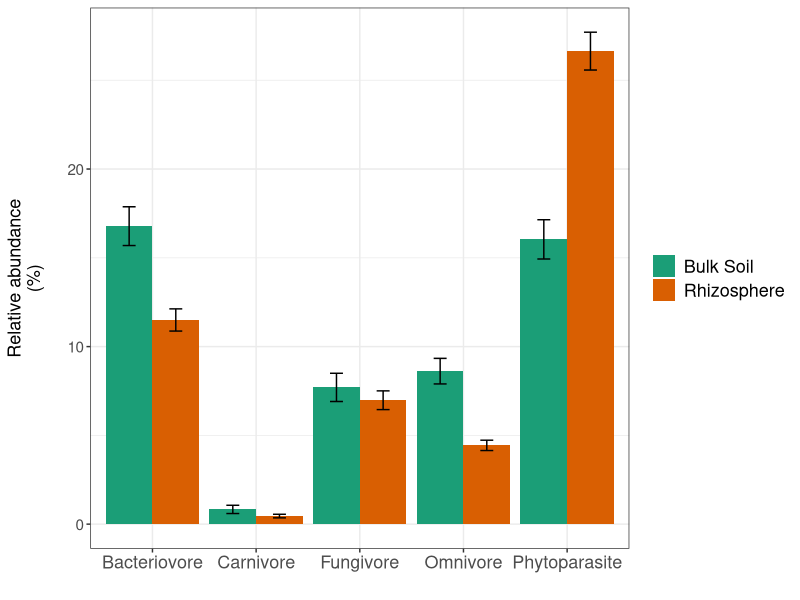
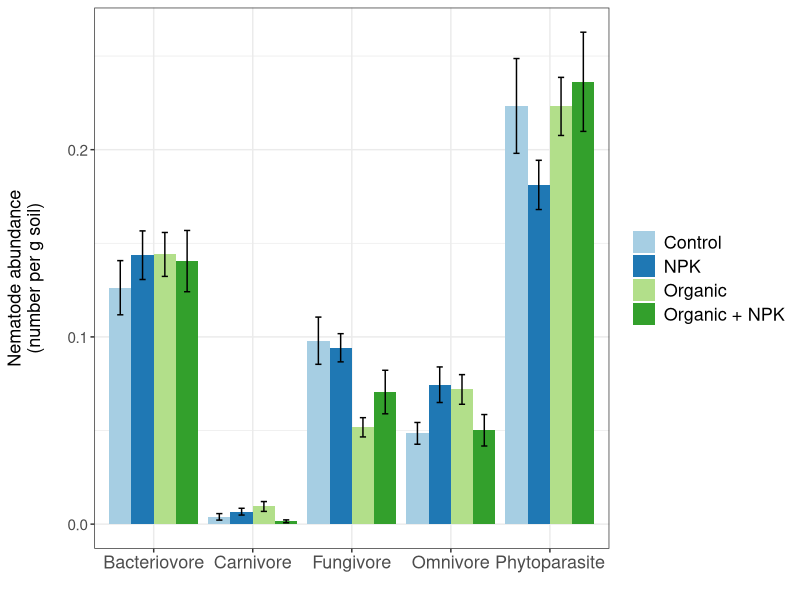

Here is the R script that generated these plots, in order: (Note: this script raises an error after producing the figures.)
#########################################
# Nematodes in a Niayes Gardens (NIANG) #
# Functional group analysis             #
# Code by: Stephen Wood                 #
# Last updated: August 2018             #
#########################################

#### LOAD PACKAGES ####
library(tidyverse)
library(readxl)
library(lme4)


#### DEFINE CUSTOM FUNCTIONS ####
st.err <- function(x) {
  sd(x)/sqrt(length(x))
}

#### READ IN DATA ####
site_id <- read_excel("sn_nematodes.xls", sheet = "site_id")
taxa_id <- read_excel("sn_nematodes.xls", sheet = "taxa_id")
id <- read_excel("sn_nematodes.xls", sheet = "identification")

#### MANIPULATE DATA ####
#Caclulate relative abundances from total abundances
id[,-1] = apply(id[,-1],2,function(x){(x/sum(x))*100})

# Transpose data set
id_trans <- id %>% 
  gather(var, val, 2:ncol(id)) %>% 
  spread(Taxons, val) %>%
  select(-c(TOTAL,Actinolaimus))
names(id_trans)[1] <- 'SN'
id_trans$SN <- as.numeric(id_trans$SN)

# Join database with site information level
id_merge <- full_join(id_trans, site_id) %>% select(SN:Lieu, SOL:Input_level)
names(id_merge)[51:56] <- c('site','soil','treatment','treatment_1','treatment_2','input_level')

# Drop observations with double addition because of lack of replication
# Drop observations with 'procep' taxon because of lack of functional classification
id_merge <- filter(id_merge, is.na(input_level) == TRUE) %>% select(-c(input_level, procep))

# Convert from wide to long
id_merge_long <- gather(id_merge, var, val, Achromodora:Zeldia)

# Relevel factors for analysis
id_merge_long$soil <- factor(id_merge_long$soil, levels=c('Bulk Soil', 'Rhizosphere'))

# Add in taxonomic functional groupings and remove NA values
names(id_merge_long)[7] <- 'Taxons'
id_all <- full_join(id_merge_long, taxa_id) %>% filter(is.na(val) != TRUE)


#### VISUALIZE DATA ####
sum <- aggregate(id_all$val, by = list(id_all$SN, id_all$soil, id_all$Group), FUN = sum)
mean <- aggregate(sum$x, by = list(sum$Group.2, sum$Group.3), FUN = mean)
se <- aggregate(sum$x, by = list(sum$Group.2, sum$Group.3), FUN = st.err)

plot <- mean
plot$mean <- mean$x
plot$upper <- mean$x + se$x
plot$lower <- mean$x - se$x
plot <- select(plot, Group.1, Group.2, mean, upper, lower)
names(plot)[1:2] <- c("soil","Group")

ggplot(plot, aes(x = Group, y = mean, fill=soil)) + 
  geom_bar(stat="identity", position=position_dodge()) + 
  geom_errorbar(aes(ymin=lower, ymax=upper), position=position_dodge(width=0.9), width=0.25) +
  ylab("Relative abundance\n(%)\n") +  
  xlab('') + theme_bw() + 
  scale_fill_manual(values=c('#1b9e77','#d95f02')) +
  theme(
    legend.title = element_blank(),
    legend.text = element_text(size=13),
    axis.title.y = element_text(size = 13),
    axis.text.x = element_text(size = 13),
    axis.text.y = element_text(size = 11)
  )

sum <- aggregate(id_all$val, by = list(id_all$SN, id_all$treatment_2, id_all$Group), FUN = sum)
mean <- aggregate(sum$x, by = list(sum$Group.2, sum$Group.3), FUN = mean)
se <- aggregate(sum$x, by = list(sum$Group.2, sum$Group.3), FUN = st.err)

plot <- mean
plot$mean <- mean$x
plot$upper <- mean$x + se$x
plot$lower <- mean$x - se$x
plot <- select(plot, Group.1, Group.2, mean, upper, lower)
names(plot)[1:2] <- c("Treatment","Group")

ggplot(plot, aes(x = Group, y = mean/100, fill=Treatment)) + 
  geom_bar(stat="identity", position=position_dodge()) + 
  geom_errorbar(aes(ymin=lower/100, ymax=upper/100), position=position_dodge(width=0.9), width=0.25) +
  ylab("Nematode abundance\n(number per g soil)\n") +  
  xlab('') + theme_bw() + 
  scale_fill_manual(values=c('#a6cee3','#1f78b4','#b2df8a','#33a02c')) +
  theme(
    legend.title = element_blank(),
    legend.text = element_text(size=13),
    axis.title.y = element_text(size = 13),
    axis.text.x = element_text(size = 13),
    axis.text.y = element_text(size = 11)
  )


#### CONDUCT ANALYSES ####
# Does abundance of functional groups vary by treatments? #
summary(glmer(abund ~ soil + treatment_2 + (1|site), family=gaussian(link="log"), data=abun_and_id))

